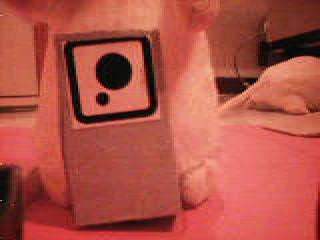
#> input picture labo2/EnsembleB/Cercles_2_F/1-cercle2.jpg, 320 x 240 px; its folder holds 4 pictures in this run
$ jupyter execute --allow-errors SVM-scikit.ipynb   (shell and % lines are left out)
#> lines starting #> are read from the running program, lines starting #| are printed output that depends on the picture
[cell 1]
import matplotlib.pyplot as plt
from sklearn.model_selection import train_test_split
from sklearn.preprocessing import StandardScaler
from sklearn.svm import SVC
from sklearn.metrics import classification_report, confusion_matrix
import numpy as np
import cv2
from sklearn.preprocessing import MinMaxScaler
import glob
import warnings
import sys
import random
import math
import scipy.io as spio
import time

X=[]
Y=[]


warnings.simplefilter('ignore')
np.set_printoptions(threshold=sys.maxsize )

imfilename = ['./EnsembleB/Cercles_2_F/*',
            './EnsembleB/Cercles_5_F/*',
             './EnsembleB/Hexagones_2_F/*',
             './EnsembleB/Hexagones_5_F/*',
             './EnsembleB/Losanges_2_F/*',
             './EnsembleB/Losanges_5_F/*',
             './EnsembleB/Triangles_2_F/*',
             './EnsembleB/Triangles_5_F/*']

yValue = [0,1,2,3,4,5,6,7]

y_cerles2f =    [1,0,0,0,0,0,0,0]
y_cerles5f =    [0,1,0,0,0,0,0,0]
y_hexagones2f = [0,0,1,0,0,0,0,0]
y_hexagones5f = [0,0,0,1,0,0,0,0]
y_losanges2f =  [0,0,0,0,1,0,0,0]
y_losanges5f =  [0,0,0,0,0,1,0,0]
y_triangles2f = [0,0,0,0,0,0,1,0]
y_triangles5f =  [0,0,0,0,0,0,0,1]

sc = MinMaxScaler(feature_range = (0, 1))

for i in range(0, len(imfilename)):
    for filename in glob.glob(imfilename[i]):
        img = cv2.imread(filename,0)
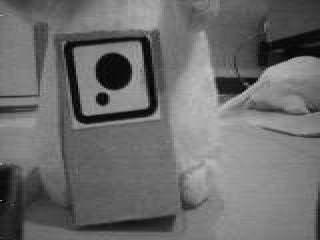
#> img: shape (240, 320); min 0, max 199, mean 108
        img = cv2.resize(img,(14,32))
        img = sc.fit_transform(img)
        X.append(np.ravel(img).tolist())
        Y.append(yValue[i])


#print(X)
#275x448
height, width = np.shape(X)
#> height = 4; width = 448

alpha=0.25
#number of images
m=height
#> m = 4

rappelArray=[]
precisionArray=[]
timeTrainArray=[]
timePredictArray=[]

Taux_d_Prediction=[]
sizeArray=[100,80,60,40,20]

#Début du SVM
#> (the rest of this cell did not finish here and is left out)
